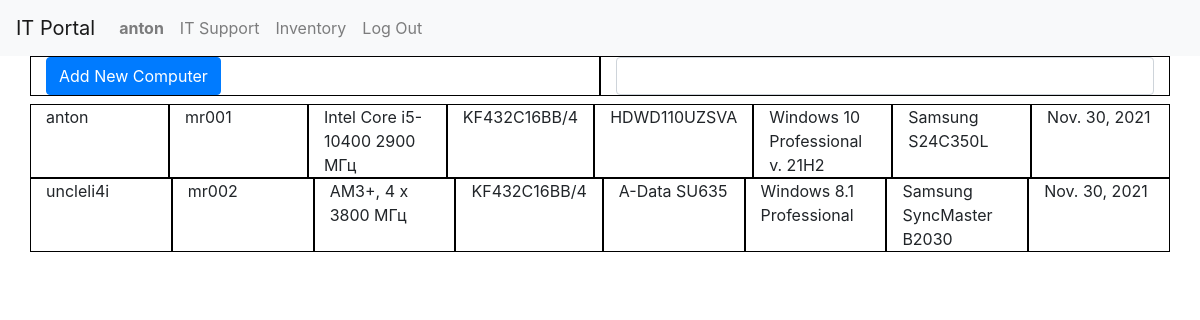
The app's page /invent (signed in) with its own data.
### portal/models.py (models this page shows, shortened)
class User(AbstractUser):
    pass

class Comps(models.Model):
    name = models.CharField(max_length=20)
    user = models.ForeignKey(User, on_delete=models.CASCADE)
    CPU = models.ForeignKey(CPU, on_delete=models.CASCADE)
    RAM = models.ForeignKey(RAM, on_delete=models.CASCADE)
    HDD = models.ForeignKey(HDD, on_delete=models.CASCADE)
    OS = models.ForeignKey(OS, on_delete=models.CASCADE)
    monitor = models.ForeignKey(Monitor, on_delete=models.CASCADE)
    installed = models.DateField(default= datetime.now)

class CPU(models.Model):
    model = models.CharField(max_length=100)
    def __str__(self):
        return self.model

class RAM(models.Model):
    model = models.CharField(max_length=100)
    capacity = models.IntegerField()
    def __str__(self):
        return self.model

class HDD(models.Model):
    model = models.CharField(max_length=100)
    type = models.CharField(max_length=10)
    capacity = models.IntegerField()
    def __str__(self):
        return self.model

class OS(models.Model):
    name = models.CharField(max_length=100)
    def __str__(self):
        return self.name

class Monitor(models.Model):
    model = models.CharField(max_length=50)
    diag = models.IntegerField()
    def __str__(self):
        return self.model

### portal/views.py (the view, shortened to what this page needs)
# urls.py: path('invent', views.invent, name="invent"),
@login_required
def invent(request):
    form = NewCompForm()
    comps = Comps.objects.all()
    return render(request, 'portal/invent.html', {
        "comps": comps,
        "form": form
    })

### portal/forms.py
class NewCompForm(ModelForm):
        class Meta:
            model = Comps
            fields = ['name', 'user', 'CPU', 'OS','RAM', 'HDD', 'monitor']

### portal/templates/portal/invent.html (shortened to what this page needs)
{% extends 'portal/layout.html' %}
{% block body %}
        <div class="container comps_menu">
            <div class="row">
                <div class="col"><button type="button" class="btn btn-primary add_comp" name="add_comp">Add New Computer</button></div>
                <div class="col"><input type="text" class="form-control"  id="comp_search" name="comp_search"></div>
            </div>
        </div>
    {% for comp in comps %}
        <div class="container">
            <div class="row" id="comp_row">
                <div class="col comp_item">{{comp.user}}</div>
                <div class="col comp_item">{{comp.name}}</div>
                <div class="col comp_item">{{comp.CPU}}</div>
                <div class="col comp_item">{{comp.RAM}}</div>
                <div class="col comp_item">{{comp.HDD}}</div>
                <div class="col comp_item">{{comp.OS}}</div>
                <div class="col comp_item">{{comp.monitor}}</div>
                <div class="col comp_item">{{comp.installed}}</div>
            </div>
        </div>
    {% endfor %}
{% endblock %}

### portal/templates/portal/layout.html (shortened to what this page needs)
{% load static %}
<!DOCTYPE html>
<html lang="en">
<head>
    <link rel="stylesheet" href="https://stackpath.bootstrapcdn.com/bootstrap/4.4.1/css/bootstrap.min.css">
    <link href="{% static 'portal/styles.css' %}" rel="stylesheet">
</head>
<body>
    <nav class="navbar navbar-expand-lg navbar-light bg-light">
        <a class="navbar-brand" href="#">IT Portal</a>
        <div>
          <ul class="navbar-nav mr-auto">
            {% if user.is_authenticated %}
                <li class="nav-item">
                    <a class="nav-link" href=""><strong>{{ user.username }}</strong></a>
                </li>
            {% endif %}
            <li class="nav-item">
                <a class="nav-link" href="{% url 'index' %}">IT Support</a>
            </li>
            <li class="nav-item">
                <a class="nav-link"href="{% url 'invent' %}">Inventory</a>
            </li>
            {% if user.is_authenticated %}
            <li class="nav-item">
                    <a class="nav-link" href="{% url 'logout' %}">Log Out</a>
                </li>
            {% else %}
                <li class="nav-item">
                    <a class="nav-link" href="{% url 'login' %}">Log In</a>
                </li>
            {% endif %}
          </ul>
        </div>
      </nav>
    <div class="body">
    {% block body %}
    {% endblock %}
    </div>
</body>
</html>

### portal/static/portal/styles.css (style rules this page uses)
.col { border: solid 1px black; }

### records on screen
User: username "anton"
Comps: user "anton", name "mr001", CPU "Intel Core i5-10400 2900 МГц", RAM "KF432C16BB/4", HDD "HDWD110UZSVA", OS "Windows 10 Professional v. 21H2", monitor "Samsung S24C350L", installed "Nov. 30, 2021"
Comps: user "uncleli4i", name "mr002", CPU "AM3+, 4 x 3800 МГц", RAM "KF432C16BB/4", HDD "A-Data SU635", OS "Windows 8.1 Professional", monitor "Samsung SyncMaster B2030", installed "Nov. 30, 2021"
